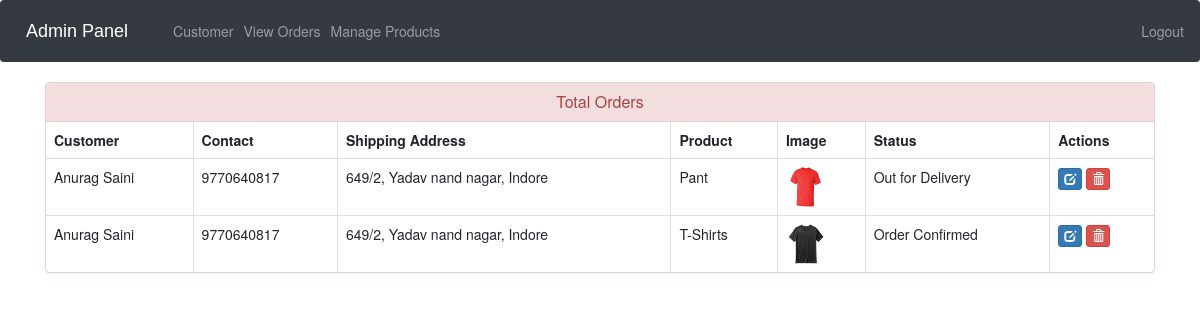
The page /admin-view-booking (signed in) on the database its author committed.
### ecom/models.py (models this page shows, shortened)
class Customer(models.Model):
    user=models.OneToOneField(User,on_delete=models.CASCADE)
    profile_pic= models.ImageField(upload_to='profile_pic/CustomerProfilePic/',null=True,blank=True)
    address = models.CharField(max_length=40)
    mobile = models.CharField(max_length=20,null=False)
    @property
    def get_name(self):
        return self.user.first_name+" "+self.user.last_name

class Orders(models.Model):
    STATUS =(
        ('Pending','Pending'),
        ('Order Confirmed','Order Confirmed'),
        ('Out for Delivery','Out for Delivery'),
        ('Delivered','Delivered'),
    )
    customer=models.ForeignKey('Customer', on_delete=models.CASCADE,null=True)
    product=models.ForeignKey('Product',on_delete=models.CASCADE,null=True)
    email = models.CharField(max_length=50,null=True)
    address = models.CharField(max_length=500,null=True)
    mobile = models.CharField(max_length=20,null=True)
    order_date= models.DateField(auto_now_add=True,null=True)
    status=models.CharField(max_length=50,null=True,choices=STATUS)

class Product(models.Model):
    GENDER = (
        ('M', 'Male'),
        ('F', 'Female'),
        ('U', 'Unisex')
    )
    SIZE = (
        ('XS', 'Extra Small'),
        ('S', 'Small'),
        ('M', 'Medium'),
        ('L', 'Large'),
        ('XL', 'Extra Large'),
        ('XXL', 'Extra Extra Large')
    )
    SleeveLength = (
        ('SHORT', 'Short'),
        ('LONG', 'Long'),
        ('EXTRA_LONG', 'Extra Long'),
    )
    NeckType = (
        ('CREW', 'Crew'),
        ('V_NECK', 'V-Neck'),
        ('SCOOP', 'Scoop'),
    )
    Pattern = (
        ('SOLID', 'Solid'),
        ('STRIPED', 'Striped'),
        ('FLORAL', 'Floral'),
        ('GRAPHIC', 'Graphic'),
    )
    Occasion = (
        ('CASUAL', 'Casual'),
        ('FORMAL', 'Formal'),
        ('ACTIVE', 'Active'),
    )
    name = models.CharField(max_length=255)
    image = models.ImageField(upload_to='product_image/', null=True, blank=True)
    price = models.DecimalField(max_digits=10, decimal_places=2)
    description = models.TextField()
    gender = models.CharField(max_length=1, choices=GENDER)
    size = models.CharField(max_length=3, choices=SIZE)
    material = models.CharField(max_length=255)
    color = models.CharField(max_length=255)
    dominant_colors = models.TextField(blank=True, null=True)
    sleeve_length = models.CharField(max_length=255, choices=SleeveLength, blank=True)
    neck_type = models.CharField(max_length=255, choices=NeckType, blank=True)
    pattern = models.CharField(max_length=255, choices=Pattern, blank=True)
    occasion = models.CharField(max_length=255, choices=Occasion, blank=True)
    brand = models.CharField(max_length=255, default='Pinac')
    rating = models.IntegerField(validators=[MinValueValidator(1), MaxValueValidator(5)], blank=True, null=True)
    stock_quantity = models.IntegerField(default=0)
    is_best_seller = models.BooleanField(default=False)
    is_new_arrival = models.BooleanField(default=False)
    created_at = models.DateTimeField(auto_now_add=True)
    updated_at = models.DateTimeField(auto_now=True)

### ecom/views.py (the view)
# urls.py: path('admin-view-booking', views.admin_view_booking_view,name='admin-view-booking'),
@login_required(login_url='adminlogin')
def admin_view_booking_view(request):
    orders=models.Orders.objects.all()
    ordered_products=[]
    ordered_bys=[]
    for order in orders:
        ordered_product=models.Product.objects.all().filter(id=order.product.id)
        ordered_by=models.Customer.objects.all().filter(id = order.customer.id)
        ordered_products.append(ordered_product)
        ordered_bys.append(ordered_by)
    return render(request,'ecom/admin_view_booking.html',{'data':zip(ordered_products,ordered_bys,orders)})

### templates/ecom/admin_view_booking.html (shortened to what this page needs)
{% extends 'ecom/admin_base.html' %}
{% load static %}
{% block content %}
<head>
  <link href="//netdna.bootstrapcdn.com/bootstrap/3.0.0/css/bootstrap.min.css" rel="stylesheet" id="bootstrap-css">
</head>
<div class="container">
  <div class="panel panel-danger">
    <div class="panel-heading">
      <h6 class="panel-title">Total Orders</h6>
    </div>
    <table class="table table-hover table-bordered" id="dev-table">
      <thead>
        <tr>
          <th>Customer</th>
          <th>Contact</th>
          <th>Shipping Address</th>
          <th>Product</th>
          <th>Image</th>
          <th>Status</th>
          <th>Actions</th>
        </tr>
      </thead>
      {% for product,customer,order in data %}
      <tr>
        {% for c in customer %}
        <td> {{c.get_name}}</td>
        <td>{{c.mobile}}</td>
        <td>{{order.address}}</td>
        {% endfor %}
        {% for p in product %}
        <td> {{p.name}}</td>
        <td> {% if p.image %}
          <img class="img" src="{{ p.image.url }}" alt="product pic" height="40px" width="40px">
        {% else %}
          <img class="img" src="{% static 'product_image/anomaly-WWesmHEgXDs-unsplash.jpg' %}" alt="default product pic" height="40px" width="40px">
        {% endif %}</td>
        <td>{{order.status}}</td>
        <td><a class="btn btn-primary btn-xs" href="{% url 'update-order' order.id  %}"><span class="glyphicon glyphicon-edit"></span></a>
        <a class="btn btn-danger btn-xs" href="{% url 'delete-order' order.id  %}"><span class="glyphicon glyphicon-trash"></span></a></td>
        {% endfor %}
      </tr>
      {% endfor %}
    </table>
  </div>
</div>
{% endblock content %}

### templates/ecom/admin_view_booking.html (style rules this page uses)
a:link { text-decoration: none; }
h6 { text-align: center; }

### rows shown on the page
Orders: address "649/2, Yadav nand nagar, Indore", status "Out for Delivery"
Customer: get_name "Anurag Saini", mobile "9770640817"
Product: name "Pant", image (picture)
Orders: address "649/2, Yadav nand nagar, Indore", status "Order Confirmed"
Product: name "T-Shirts", image (picture)
